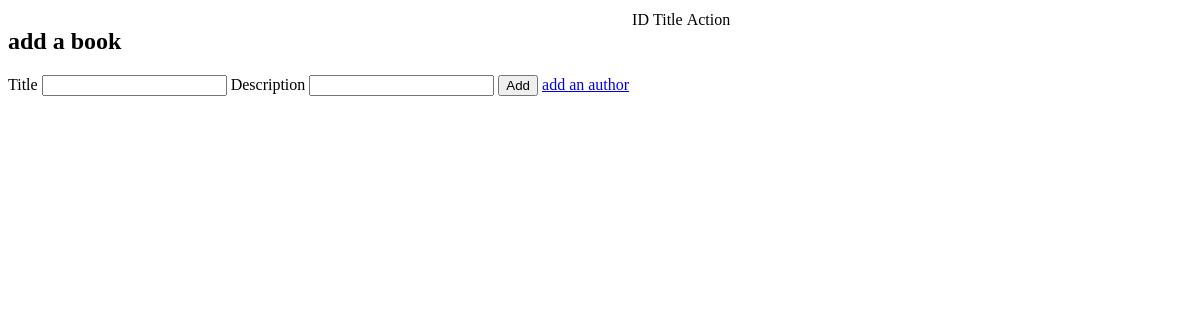
/book, run on an earlier commit of the app's database.
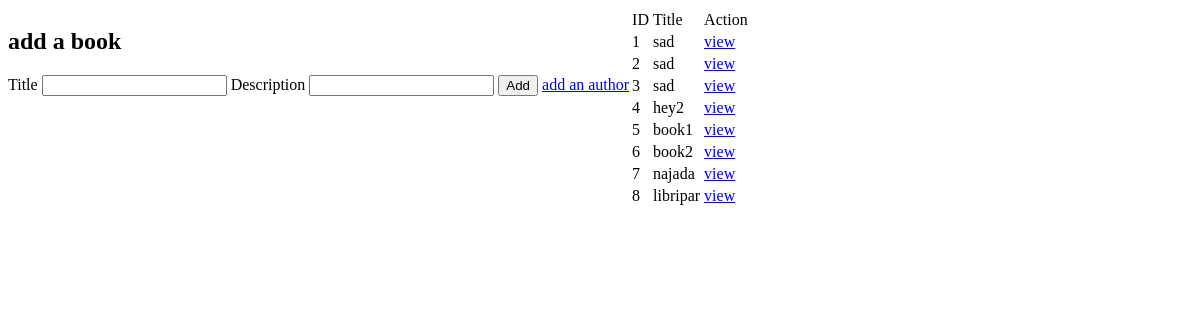
And on a later commit of the database.
### orm2/models.py (models this page shows)
class Book(models.Model):
    title = models.CharField(max_length=45)
    description = models.TextField()
    created_at = models.DateTimeField(auto_now_add=True)
    updated_at = models.DateTimeField(auto_now=True)

### orm2/views.py (the view)
# urls.py: path('book',views.book),
def book(request):
    context={
        "books": Book.objects.all(),
    }
    return render(request, "addbook.html", context)

### orm2/templates/addbook.html (shortened to what this page needs)
<!DOCTYPE html>
<html lang="en">
<head>
</head>
<body style="display: flex;">
    <div>
        <h2>add a book</h2>
        <form action="/addbook" method="POST">
            <label for="title">Title</label>
            <input type="text" id="title" name="title">
            <label for="desc">Description</label>
            <input type="text" id="desc" name="desc">
            <button type="submit">Add</button>
            <a href="/addauthor">add an author</a>
        </form>
    </div>
    <div>
        <table>
            <thead>
                <tr>
                    <td>ID</td>
                    <td>Title</td>
                    <td>Action</td>
                </tr>
            </thead>
            <tbody>
                {% for book in books %}
                <tr>
                    <td>{{book.id}}</td>
                    <td>{{book.title}}</td>
                    <td><a href="/book/{{book.id}}">view</a></td>
                </tr>
                {% endfor %}
            </tbody>
        </table>
    </div>
</body>
</html>

What changed in the data, as far as the page shows it:
added Book: id "1", title "sad"
added Book: id "2", title "sad"
added Book: id "3", title "sad"
added Book: id "4", title "hey2"
added Book: id "5", title "book1"
added Book: id "6", title "book2"
added Book: id "7", title "najada"
added Book: id "8", title "libripar"
